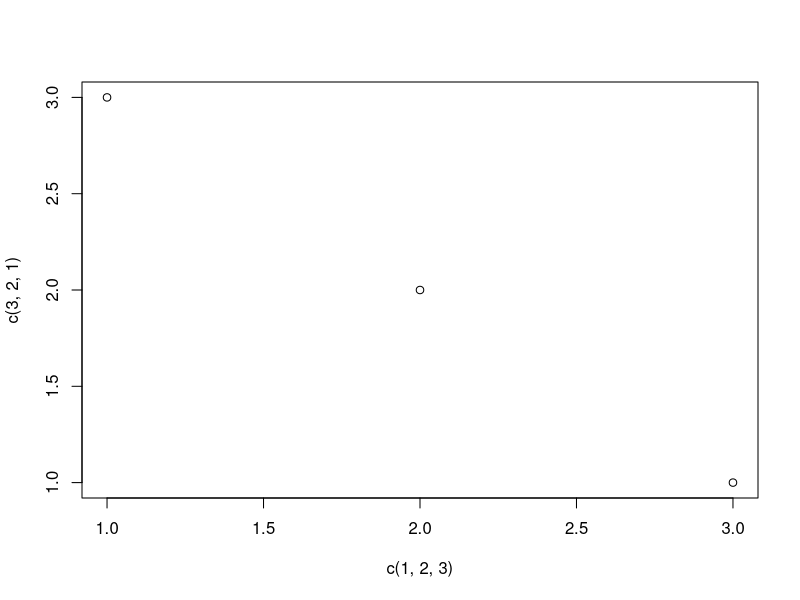

R code for this plot:
## ---- chunk 1
plot(c(1,2,3), c(3,2,1))
## ---- chunk 2
#write.csv(as.data.frame(c(1,2,3,4)), "texte.csv")
#pander(head(mtcars))
